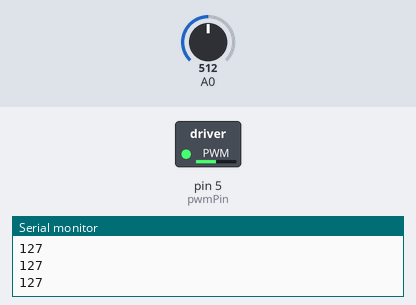
Bench run of a sketch on a simulated Arduino Uno, built with avr-gcc and run on an emulated ATmega328P. On the bench: switched loads named in the sketch (green lamp = pin HIGH), the last lines printed to the serial monitor. The test bench sets the inputs (shaded band); at power-on: A0 = 512.

Above: at 1.2 s.
1.3 s: A0 set to 716
At 1.8 s:
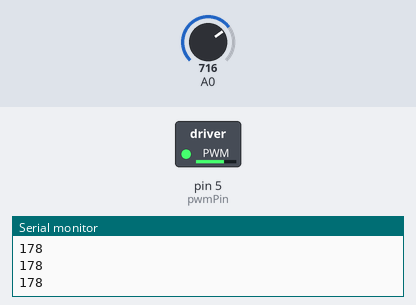
2.8 s: A0 set to 900
At 4.0 s:
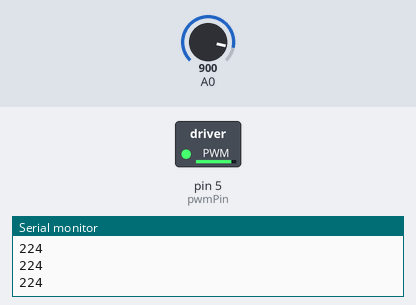
4.3 s: A0 set to 122
At 5.3 s:
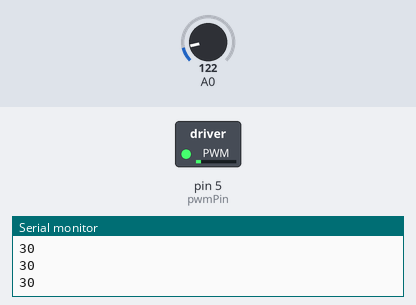
5.8 s: A0 set to 0
At 6.4 s:
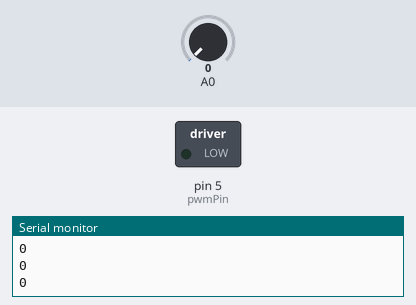
7.3 s: A0 set to 511
At 8.7 s:
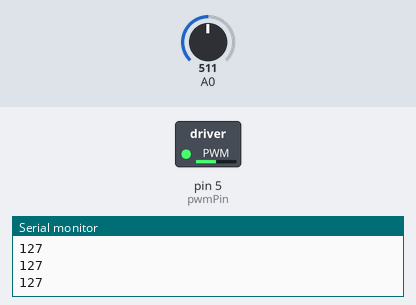
Timing chart, 0 to 9.8 s (numbered marks = the images above; inputs shaded):
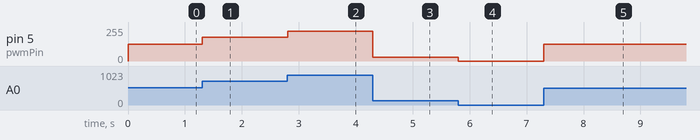

Measured:
- after the input at 1.3 s, pin 5 (pwmPin): 127/255 → 178/255 at once
- after the input at 2.8 s, pin 5 (pwmPin): 178/255 → 224/255 at once
- after the input at 4.3 s, pin 5 (pwmPin): 224/255 → 30/255 at once
- after the input at 5.8 s, pin 5 (pwmPin): 30/255 → 0/255 at once
- after the input at 7.3 s, pin 5 (pwmPin): 0/255 → 127/255 at once

The sketch:

dc_motor.ino
```cpp
int pwmPin = 5;

void setup()
{
  Serial.begin(9600);
    pinMode( pwmPin, OUTPUT);
}

void loop ()
{
    int potValue = analogRead(A0);
    int newpotValue = map(potValue, 0, 1023, 0 , 255);
    analogWrite(pwmPin, newpotValue);
    Serial.println(newpotValue);
}
```
